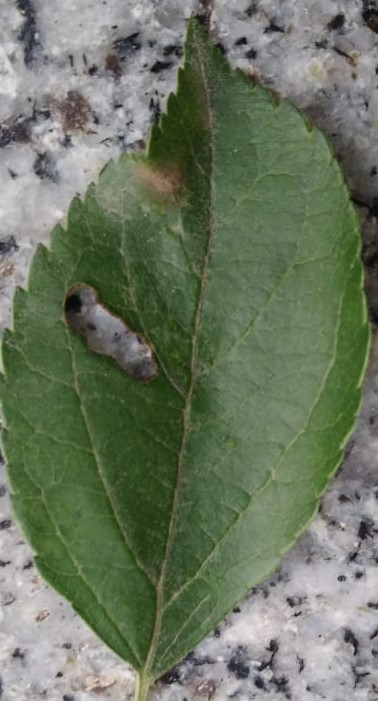
%> input picture apple/APPLE ROT LEAVES.jpeg, 378 x 701 px
$ octave agripestcode.m   (GNU Octave 9; MATLAB toolbox functions it lacks are replaced by stand-ins)
%> lines starting %> are read from the running program, lines starting %| are printed output that depends on the picture; in (x1, y1, x2, y2) boxes, pixels count from 0 and x2, y2 are one past the last pixel; in counts of white or black regions, pixels touching at a corner belong together; the program's own positions count from 1
### MAD_filter.m
function y_est_filtered = MAD_filter(y_est, mad_threshold)
    % Compute the Median Absolute Deviation (MAD)
    med_abs_dev = mad(y_est(:));

    % Threshold the image to identify noisy pixels
    noisy_pixels = abs(y_est - median(y_est(:))) > mad_threshold * med_abs_dev;

    % Replace noisy pixels with the median value of the surrounding pixels
    y_est_filtered = y_est;
    y_est_filtered(noisy_pixels) = median(y_est(:));
end

### texture_segmentation.m
function texture_segmented_mask = texture_segmentation(image)
    % Convert the image to grayscale
    gray_image = rgb2gray(image);

    % Calculate GLCM with specified properties
    glcm = graycomatrix(gray_image, 'Offset', [0 1], 'Symmetric', true);

    % Compute texture features using GLCM
    contrast = graycoprops(glcm, 'Contrast');
    entropy = graycoprops(glcm, 'Entropy');

    % Thresholding based on texture features
    % You can adjust these thresholds based on your image characteristics
    contrast_threshold = 0.1; % Adjust as needed
    entropy_threshold = 0.5; % Adjust as needed

    % Create a mask based on texture thresholds
    texture_mask = (contrast.Contrast > contrast_threshold) & (entropy.Entropy > entropy_threshold);

    % Perform morphological operations to enhance the mask
    texture_segmented_mask = imclose(texture_mask, strel('disk', 5)); % Close small gaps in the mask
    texture_segmented_mask = imfill(texture_segmented_mask, 'holes'); % Fill holes in the mask
end

### agripestcode.m
clc;
clear all;
close all;
warning off;
addpath('subcodes');
%% INITIALIZATION
x0=10;
y0=10;
width=1000;
height=500;

%% LOAD INPUT DATA
infolder = 'F:\Nisha\Nisha\2024\Rooks projcts\project6((pest2)\pest2code\agripestcode\test';
imgFiles = dir([infolder,filesep,'im' ,num2str(i),'.jpg']) ;
N = length(imgFiles) ;
for i = 1:N
    thisFile = [infolder,filesep,imgFiles(i).name] ;
    [filepath,name,ext] = fileparts(thisFile) ;
    I = imread(thisFile) ;
end

[I,path]=uigetfile('*.jpg','select a input image');
%> the answer given: apple/APPLE ROT LEAVES.jpeg
str=strcat(path,I);
s=imread(str);
%> s is the input picture: size 701x378x3 uint8; mean R, G, B 106.9, 117.8, 96.8
figure;
sgtitle('Input Image');
subplot(121);
imshow(s);
title('Input Image in RGB ');

%% PREPROCESSING - Median Absolute Deviation (MAD) Filter
% Convert the RGB image to double
s_double = im2double(s);

% Reshape the RGB image into a 2D array
s_reshaped = reshape(s_double, [], 3);

% Call MAD_filter function to preprocess the image
mad_threshold = 3; % Adjust this threshold as needed
s_filtered_reshaped = MAD_filter(s_reshaped, mad_threshold);
%> in MAD_filter, `med_abs_dev = mad(y_est(:));`: med_abs_dev = 0.152

% Reshape the filtered image back to its original dimensions
s_filtered = reshape(s_filtered_reshaped, size(s_double));

% Display the preprocessed image after MAD filtering
figure;
imshow(s_filtered);
title('Preprocessed Image with MAD Filter');
%% Perform histogram equalization on each channel separately
% Separate color channels
R = s_filtered(:,:,1);
G = s_filtered(:,:,2);
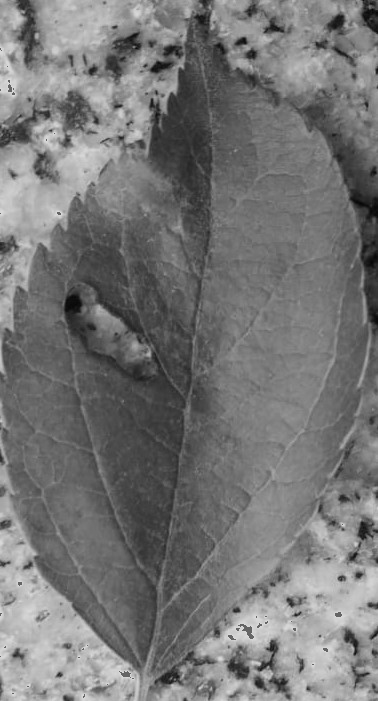
%> G: size 701x378 double; min 0.0235, max 0.851, mean 0.461
B = s_filtered(:,:,3);
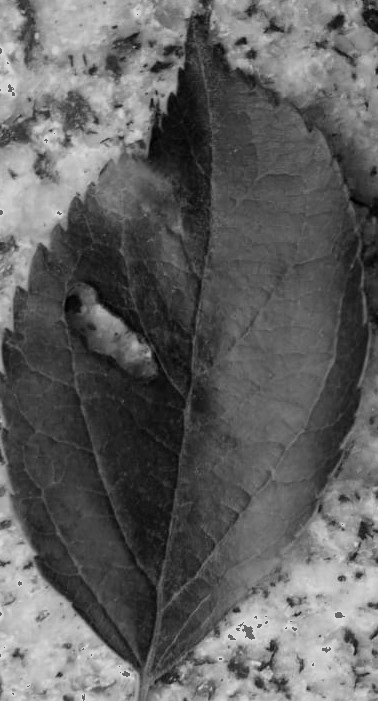
%> B: size 701x378 double; min 0, max 0.851, mean 0.379

% Perform contrast enhancement on each channel
R_clahe = adapthisteq(R);
G_clahe = adapthisteq(G);
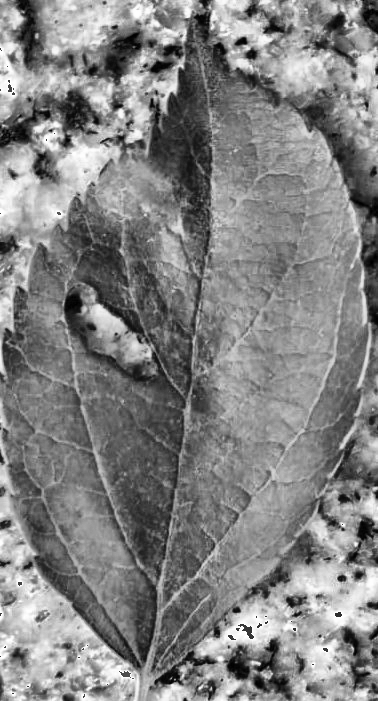
%> G_clahe: size 701x378 double; min 0, max 1, mean 0.513
B_clahe = adapthisteq(B);
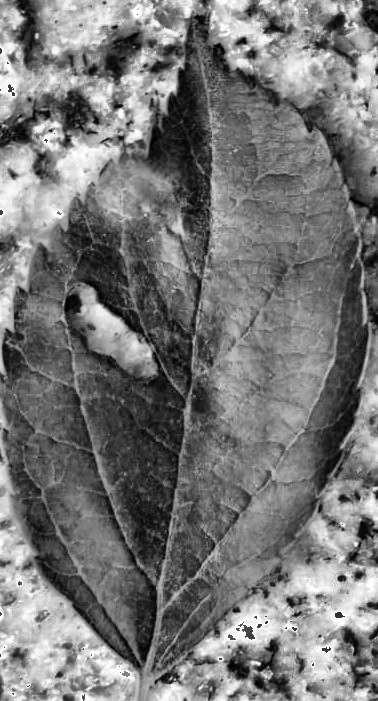
%> B_clahe: size 701x378 double; min 0, max 1, mean 0.466

% Combine the enhanced channels back into a color image
s_clahe = cat(3, R_clahe, G_clahe, B_clahe);

% Display the CLAHE-enhanced color image
figure;
imshow(s_clahe);
title('CLAHE-enhanced Color Image');
%%
% Convert the enhanced image to grayscale
s_gray = rgb2gray(s_clahe);

% Segment the leaf based on color thresholding
leaf_mask = s_gray > graythresh(s_gray);
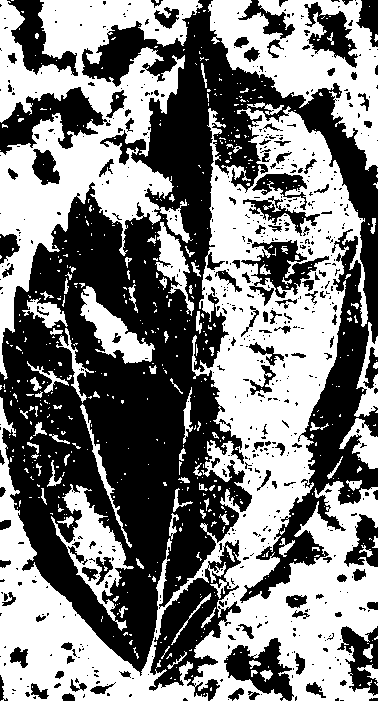
%> leaf_mask: size 701x378 logical; 49.8% white; 580 white regions (486 under 20 px), largest, box (x1, y1, x2, y2) and area: (0, 102, 378, 701) 73871, (0, 0, 203, 380) 28993, (208, 0, 378, 171) 12204

% Perform morphological operations to enhance the leaf mask
leaf_mask = imclose(leaf_mask, strel('disk', 10)); % Close small gaps in the mask
%> leaf_mask: size 701x378 logical; 78.2% white; 61 black regions (16 under 20 px), largest, box (x1, y1, x2, y2) and area: (86, 352, 186, 567) 13430, (147, 64, 212, 233) 6540, (301, 96, 378, 336) 4616
leaf_mask = imfill(leaf_mask, 'holes'); % Fill holes in the mask
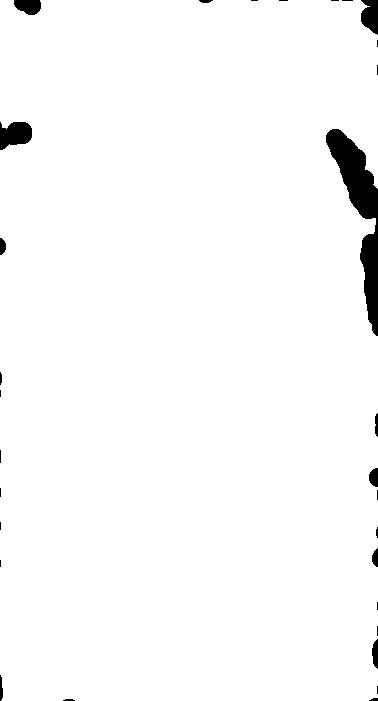
%> leaf_mask: size 701x378 logical; 97.8% white; 30 black regions (16 under 20 px), largest, box (x1, y1, x2, y2) and area: (326, 129, 378, 336) 3698, (0, 122, 32, 150) 665, (361, 0, 378, 35) 456

% Perform texture-based segmentation to separate disease areas
% Example: You can use texture analysis functions like entropyfilt, stdfilt, or GLCM features

% Apply the leaf mask to the original image to extract the leaf
leaf_image = bsxfun(@times, s_clahe, cast(leaf_mask, class(s_clahe)));
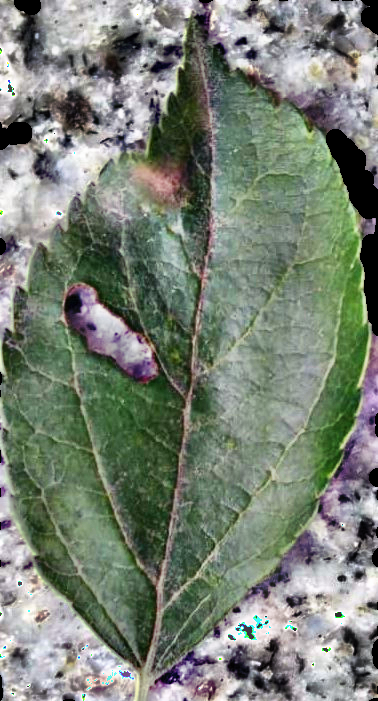
%> leaf_image: size 701x378x3 double; mean R, G, B 0.474, 0.508, 0.46

% Display the segmented leaf image
figure;
imshow(leaf_image);
title('Segmented Leaf Image');
%% Perform texture-based segmentation
disease_mask = texture_segmentation(s_clahe);
%> in texture_segmentation, `glcm = graycomatrix(gray_image, 'Offset', [0 1], 'Symmetric', true);`: glcm = [11160 3923 308 39 1 0 0 0; 3923 39010 10417 983 124 55 30 20; 308 10417 58798 14694 1435 126 47 44; 39 983 14694 77330 17343 1157 98 9; 1 124 1435 17343 86910 13469 620 15; 0 55 126 1157 13469 47016 8128 282; 0 30 47 98 620 8128 34358 4400; 0 20 44 9 15 282 4400 18438]
%> in texture_segmentation, `contrast = graycoprops(glcm, 'Contrast');`: contrast = {Contrast 0.376}
%> the run ends on the next line

$ run again, on apple/SCAB LEAVES.jpeg
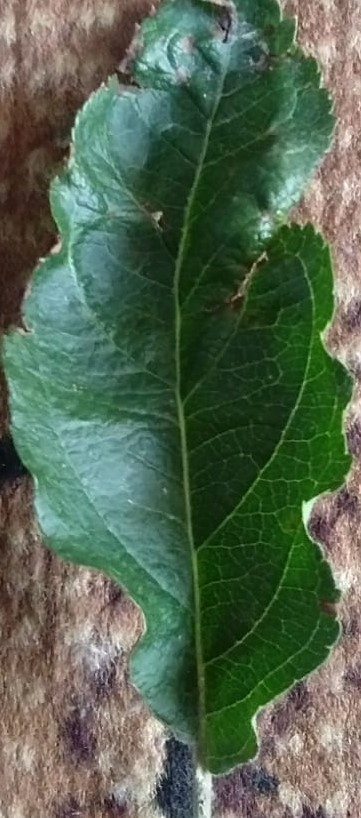
%> input picture apple/SCAB LEAVES.jpeg, 361 x 818 px
%> s is the input picture: size 818x361x3 uint8; mean R, G, B 85.5, 103.1, 81.7
%> med_abs_dev = 0.175
%> `leaf_mask = s_gray > graythresh(s_gray);`:
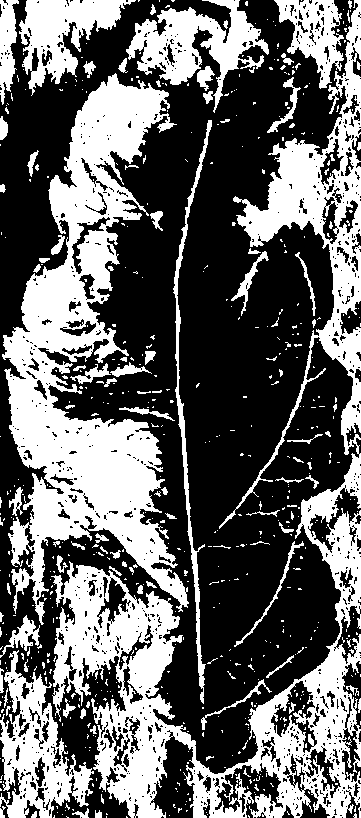
%> leaf_mask: size 818x361 logical; 39.8% white; 623 white regions (527 under 20 px), largest, box (x1, y1, x2, y2) and area: (51, 0, 361, 818) 46212, (2, 73, 189, 625) 38433, (0, 650, 94, 818) 6476
%> `leaf_image = bsxfun(@times, s_clahe, cast(leaf_mask, class(s_clahe)));`:
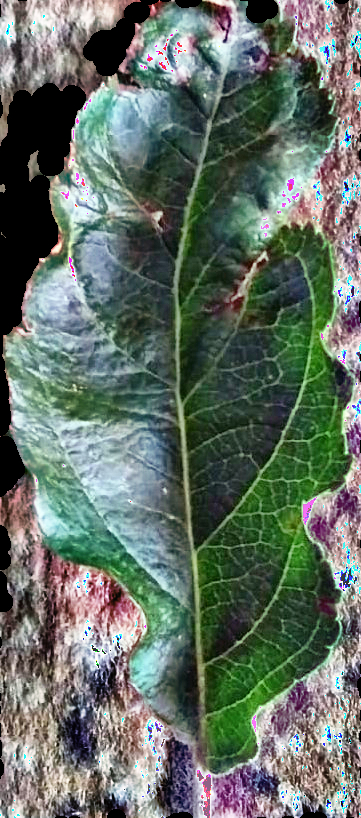
%> leaf_image: size 818x361x3 double; mean R, G, B 0.391, 0.439, 0.4
%> glcm = [18994 7932 754 210 76 64 17 28; 7932 110266 19655 2432 635 237 133 168; 754 19655 73844 16865 3376 877 440 243; 210 2432 16865 45752 15702 3333 879 418; 76 635 3376 15702 39346 13535 2874 839; 64 237 877 3333 13535 33100 10912 2381; 17 133 440 879 2874 10912 26378 7351; 28 168 243 418 839 2381 7351 16548]
%> contrast = {Contrast 0.751}
